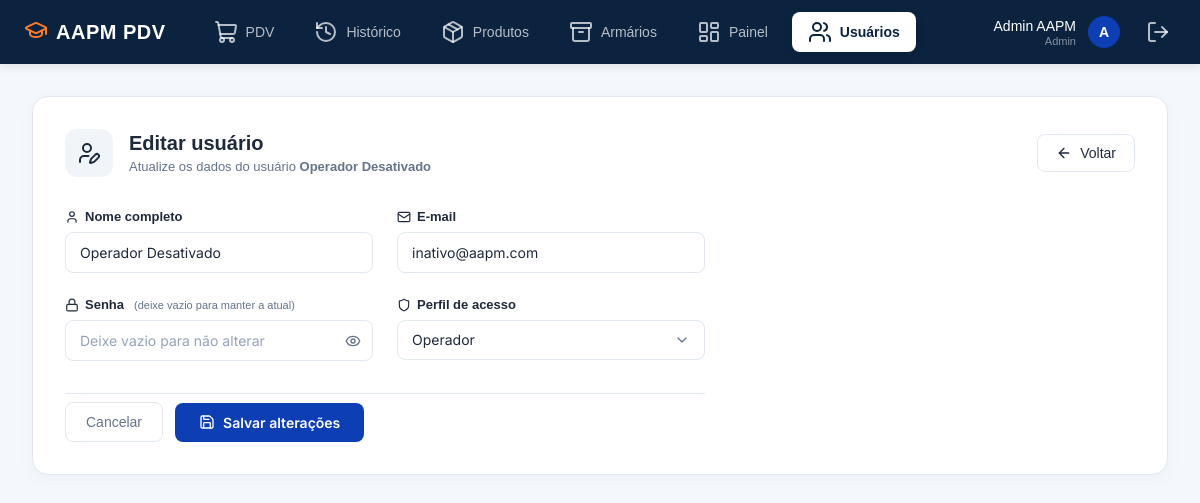
Before: /usuarios/4/editar (signed in) with the older database file.
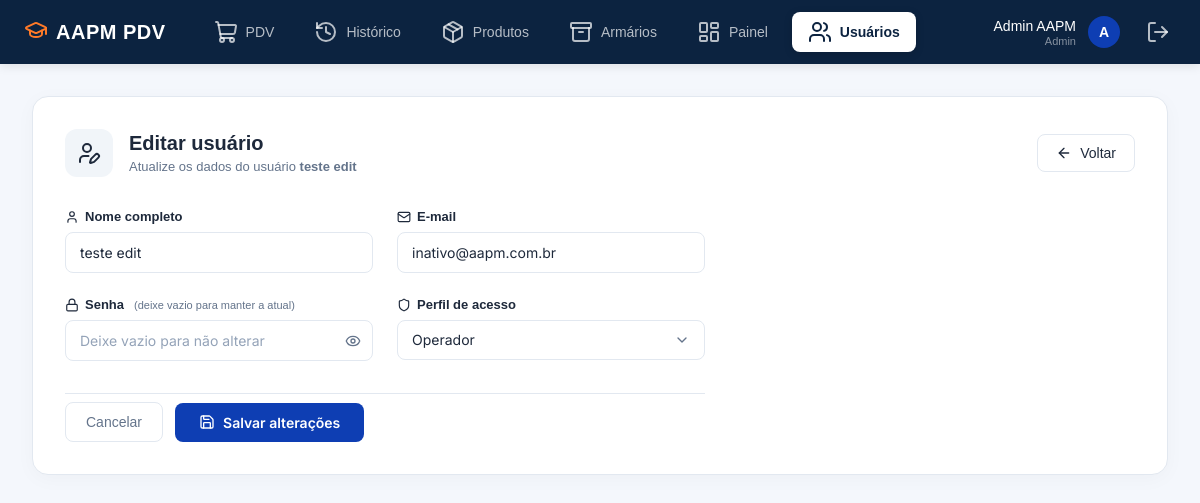
After: the same page with the newer database file.
### app/models/usuarios.py (models this page shows)
class Usuario(Base):
    __tablename__ = "usuarios"
    id = Column(Integer, primary_key=True, autoincrement=True)
    nome = Column(String(100), nullable=False)
    email = Column(String(150), unique=True, nullable=False)
    senha_hash = Column(String(255), nullable=False)
    role = Column(String(20), nullable=False, default="operador")
    ativo = Column(Boolean, default=True)
    criado_em = Column(DateTime, server_default=func.now())

### app/controllers/usuario_controller.py (the view)
@router.get("/{usuario_id}/editar")
def form_editar_usuario(
    usuario_id: int,
    request: Request,
    db: Session = Depends(get_db),
    admin = Depends(get_admin)
):
    editando = db.query(Usuario).filter(Usuario.id == usuario_id).first()
    if not editando:
        return RedirectResponse(url="/usuarios", status_code=302)
    return templates.TemplateResponse(
        request,
        "usuarios/form.html",
        {
            "request": request,
            "usuario": admin,
            "editando": editando  # template detecta que é edição
        }
    )

### app/templates/usuarios/form.html (shortened to what the changed rows need)
{% extends "base.html" %}
{% block styles %}
<link rel="stylesheet" href="/static/css/usuarios.css">
<link rel="stylesheet" href="/static/css/usuario_form.css">
{% endblock %}
{% block content %}
<div class="page-wrapper">
    <div class="content-card">
        <div class="page-header">
            <div class="header-info">
                <div class="title-area">
                    <h2>{{ "Editar usuário" if editando else "Novo usuário" }}</h2>
                    <p>
                        {% if editando %}
                            Atualize os dados do usuário <strong>{{ editando.nome }}</strong>
                        {% else %}
                            Preencha os dados para criar um novo acesso ao sistema
                        {% endif %}
                    </p>
                </div>
            </div>
        </div>
        <form
            action="{{ '/usuarios/' + editando.id|string + '/editar' if editando else '/usuarios/novo' }}"
            method="post"
            class="user-form"
        >
            <div class="form-grid">
                <div class="form-group">
                    <label class="form-label" for="nome">
                        <i data-lucide="user" style="width:14px;height:14px;"></i>
                        Nome completo
                    </label>
                    <input
                        id="nome"
                        type="text"
                        name="nome"
                        class="form-input"
                        placeholder="Digite o nome completo"
                        value="{{ editando.nome if editando else (valores.nome if valores else '') }}"
                        required
                    >
                </div>
                <div class="form-group">
                    <label class="form-label" for="email">
                        <i data-lucide="mail" style="width:14px;height:14px;"></i>
                        E-mail
                    </label>
                    <input
                        id="email"
                        type="email"
                        name="email"
                        class="form-input"
                        placeholder="nome@exemplo.com"
                        value="{{ editando.email if editando else (valores.email if valores else '') }}"
                        required
                    >
                </div>
            </div>
        </form>
    </div>
</div>
{% endblock %}

Changed rows visible on the page:
changed Usuario: nome "Operador Desativado" → "teste edit"; email "inativo@aapm.com" → "inativo@aapm.com.br"
